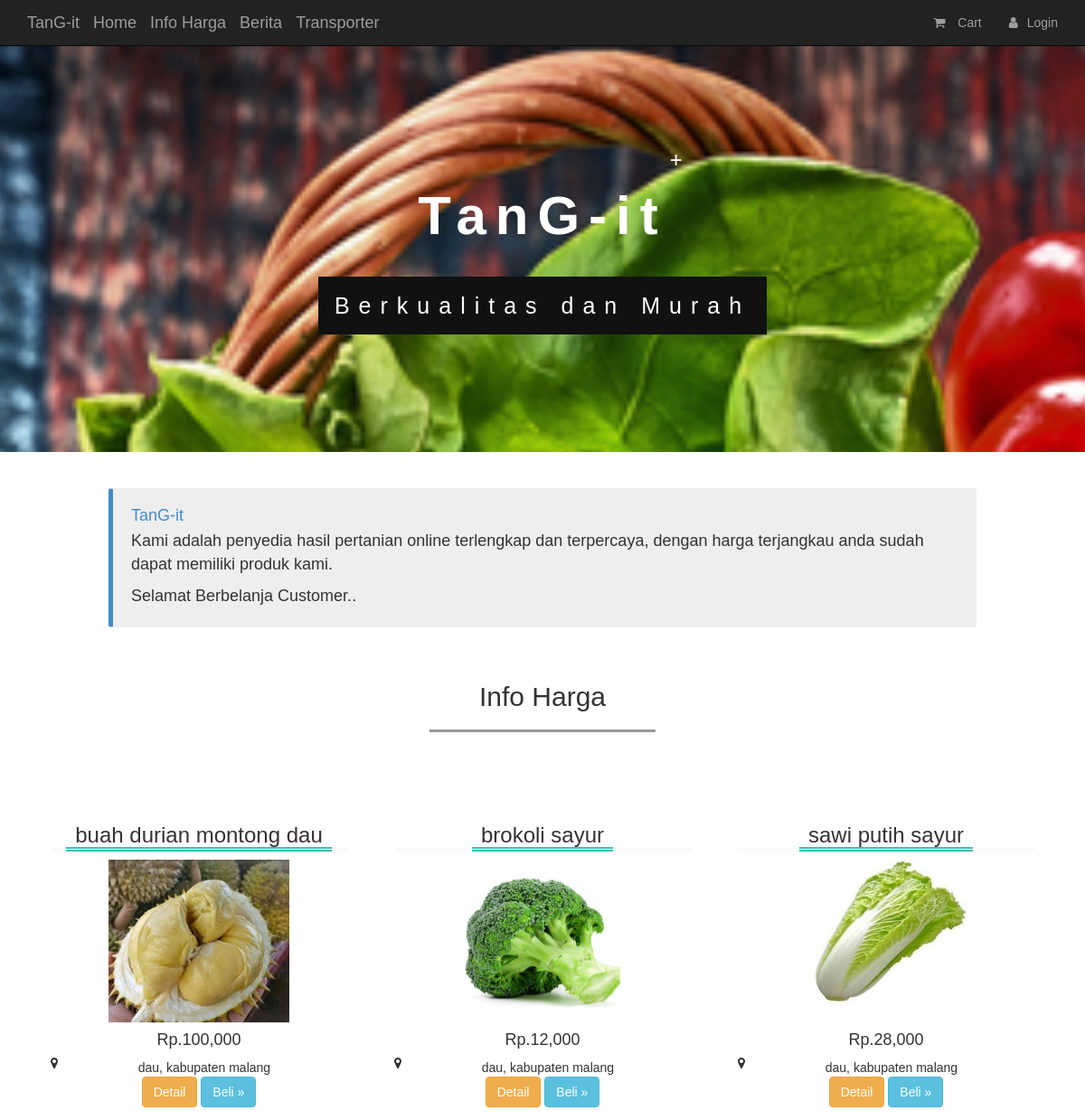
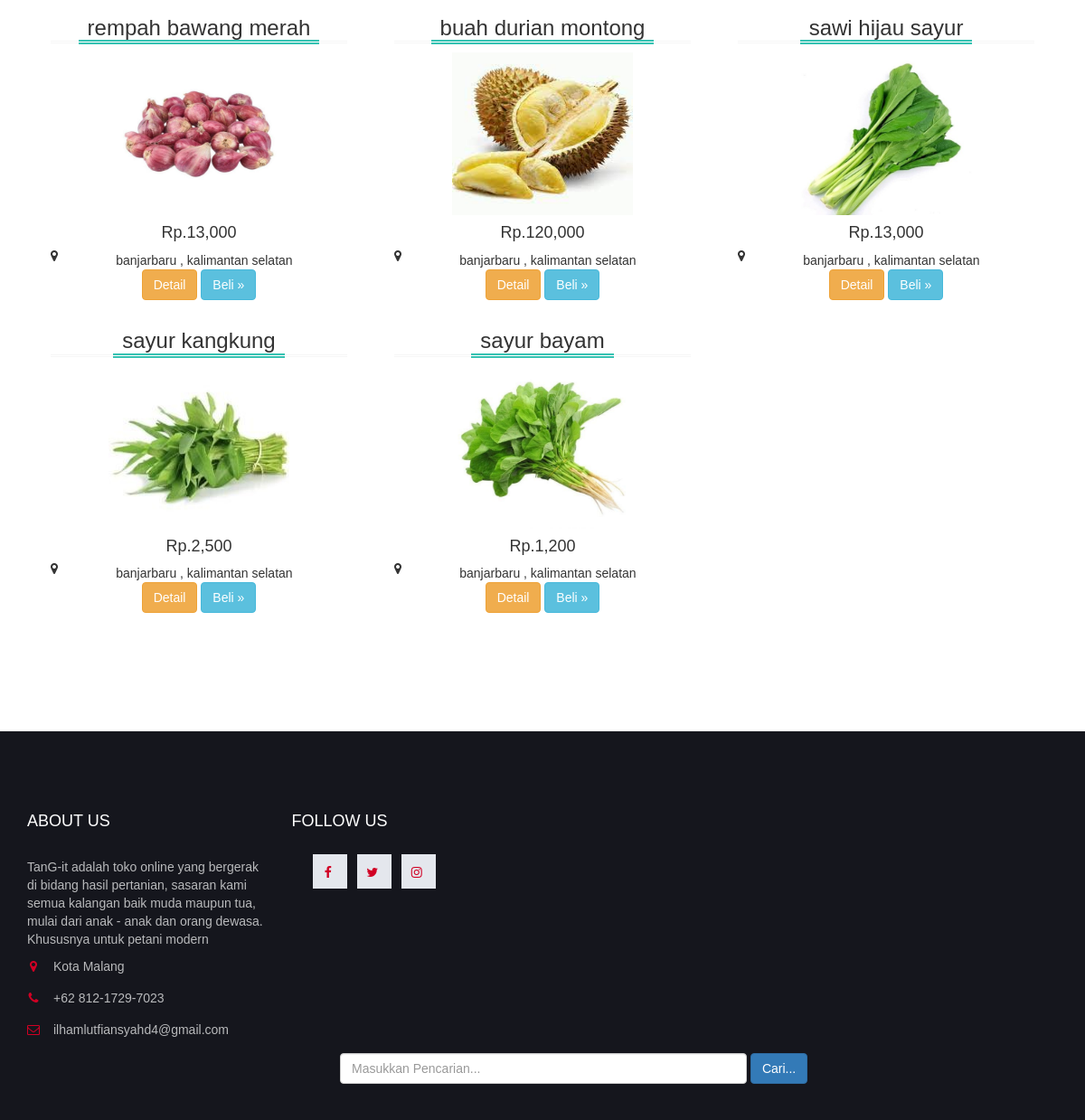
/TanG-it/info.php, run on the app's committed database (2 pictures, top to bottom).
### tables this page shows
CREATE TABLE `tbl_barang` (
  `id` int(11) NOT NULL,
  `id_ptn` int(11) NOT NULL,
  `nama` varchar(100) NOT NULL,
  `harga` int(100) NOT NULL,
  `stock` varchar(50) NOT NULL,
  `keterangan` varchar(255) NOT NULL,
  `gambar` varchar(100) NOT NULL,
  `petani` varchar(100) NOT NULL,
  `alamat` varchar(1000) NOT NULL,
  `telepon` varchar(20) NOT NULL
);

### TanG-it/config/functions.php (called while the page is built, shortened)
<?php
$conn = mysqli_connect("localhost","root","","tang-it");
function query($query){
  global $conn;
  $result = mysqli_query($conn,$query);
  $rows   = [];
  while ($row = mysqli_fetch_assoc($result) ) {
    $rows[] = $row;
  }
  return $rows;
}
?>

### TanG-it/info.php (the view, shortened to what this page needs)
<?php
require  'config/functions.php';
$tbl_barang = query("SELECT * FROM tbl_barang ORDER BY id DESC LIMIT 9");
 ?>
<!DOCTYPE html>
<html lang="en">
  <head>
    <link href="css/bootstrap.min.css" rel="stylesheet">
    <link type="text/css" rel="stylesheet" href="css/slick.css"/>
    <link type="text/css" rel="stylesheet" href="css/slick-theme.css"/>
    <link type="text/css" rel="stylesheet" href="css/nouislider.min.css"/>
    <link type="text/css" rel="stylesheet" href="css/style1.css"/>
    <link rel="stylesheet" type="text/css" href="admin/font-awesome/css/font-awesome.css">
   <link rel="stylesheet" type="text/css" href="css/style.css">
  </head>
  <body>
    <?php include 'template/navbar_cust.php'; ?>
    <div class="rubypedia-parallax">
      <div class="container" style="text-align: center;padding-top: 160px">
        <div class="row">
          <span class="border" style="margin-left: 300px; color: white;padding: 18px;font-weight: bold; font-family: verdana; font-size: 25px;letter-spacing: 5px;">+</span><br>
          <span class="border" style="font-weight: bold; color: white; padding: 18px;font-size: 60px;letter-spacing: 10px;">TanG-it</span><br><br><br>
          <span class="border" style="background-color: #111;color: #fff;padding: 18px;font-size: 25px;letter-spacing: 10px;">Berkualitas dan Murah</span>
        </div>
      </div>
    </div>
    <div class="bs-callout bs-callout-primary">
      <h4>TanG-it</h4>
      <p>
          Kami adalah penyedia hasil pertanian online terlengkap dan terpercaya, dengan harga terjangkau anda sudah dapat memiliki produk kami.
        </p>
      <p>
      Selamat Berbelanja Customer..
      </p>
    </div>
    <section class="home" id="home">
      <div class="container">
        <div class="row">
          <div class="col-md-12">
            <h2 class="text-center">Info Harga</h2>
            <hr>
          </div>
        </div>
        <br>
        <form method="post" action="" class="form-inline" style="position: absolute;left: 48%;top: 97%;margin-left: -200px;">
										<div class="form-group">
											<input type="text" name="keyword" class="form-control" placeholder="Masukkan Pencarian..." autofocus autocomplete="off"  size="50" />
											<button type="submit" name="cari" class="btn btn-primary">Cari...</button>
										</div>
									</form>
                  <br><br>
        <?php foreach( $tbl_barang as $row ) : ?>
      <div class="col-md-4">
          <div class="span4">
            <div class="icons-box">
              <div class="title"><h3><?php echo $row['nama']; ?></h3></div>
              <img src="img/<?php echo $row['gambar']; ?>" width="200px" height="180px"/>
              <div><h4 class="product-price" style="margin-top: 10px;">Rp.<?php echo number_format($row['harga']);?></h4></div>
              <h8><i class="fa fa-map-marker"></i>&nbsp;<?php echo $row['alamat']; ?></h8>
           <br>
          <div class="clear"><a href="detailproduk.php?kd=<?php echo $row['id'];?>" class="btn btn-md btn-warning">Detail</a>
          <a href="detailproduk.php?kd=<?php echo $row['id'];?>" class="btn btn-md btn-info">Beli &raquo;</a></div>
        </div>
      </div>
    </div>
      <?php endforeach; ?>
      </div>
    </section>
    <br>
<?php include 'template/ftr_cust.php'; ?>
  </body>
</html>

### TanG-it/css/style1.css (style rules this page uses)
body { font-family: 'Montserrat', sans-serif; color: #333; }
a { color: #2B2D42; font-weight: 500; -webkit-transition: 0.2s color; transition: 0.2s color; }

### TanG-it/css/style.css (style rules this page uses)
body { height: 200vh; }
.rubypedia-parallax { background-image: url("img/baju.jpg"); height: 500px; background-attachment: fixed; background-position: center; background-repeat: no-repeat; background-size: cover; }
section { min-height: 600px; }
.bs-callout { width: 80%; padding: 20px; margin: 40px auto; border: 1px solid #eee; border-left-width: 5px; border-radius: 3px; background-color: #eee; }
.bs-callout h4 { margin-top: 0; margin-bottom: 5px; }
.bs-callout p:last-child { margin-bottom: 0; }
.bs-callout p { font-size: 18px; }
.bs-callout-primary { border-left-color: #428bca; }
.bs-callout-primary h4 { color: #428bca; }
.home { margin-top: 20px; }
.home hr { width: 250px; border-top: 3px solid #999; }
.icons-box { text-align: center; border: 1px solid #fff; padding: 20px 10px 10px 10px; }
.icons-box h3 { margin: 0 auto; padding-top: 10px; border-bottom: 3px double #f6f6f6; margin-bottom: 10px; }
.icons-box i { float: left; margin: -2px 0 0px 0; }
.title { border-bottom: 3px double #f6f6f6; margin-bottom: 10px; }
.title h1, .title h2, .title h3, .title h4, .title h5, .title h6 { border-bottom: 5px double #36C2B2 !important; margin-bottom: -4px !important; display: inline-block !important; padding: 0px 10px !important; margin-left:15px !important; margin-right:15px !important; }

### TanG-it/info.php (style rules this page uses)
.rubypedia-parallax { background-image: url("img/ss.jpg"); height: 500px; background-attachment: fixed; background-position: center; background-repeat: no-repeat; background-size: cover; }

### data on the page
tbl_barang: nama "buah durian montong dau", gambar (picture), harga "100,000", alamat "dau, kabupaten malang"
tbl_barang: nama "brokoli sayur", gambar (picture), harga "12,000", alamat "dau, kabupaten malang"
tbl_barang: nama "sawi putih sayur", gambar (picture), harga "28,000", alamat "dau, kabupaten malang"
tbl_barang: nama "rempah bawang merah", gambar (picture), harga "13,000", alamat "banjarbaru , kalimantan selatan"
tbl_barang: nama "buah durian montong", gambar (picture), harga "120,000", alamat "banjarbaru , kalimantan selatan"
tbl_barang: nama "sawi hijau sayur", gambar (picture), harga "13,000", alamat "banjarbaru , kalimantan selatan"
tbl_barang: nama "sayur kangkung", gambar (picture), harga "2,500", alamat "banjarbaru , kalimantan selatan"
tbl_barang: nama "sayur bayam", gambar (picture), harga "1,200", alamat "banjarbaru , kalimantan selatan"
